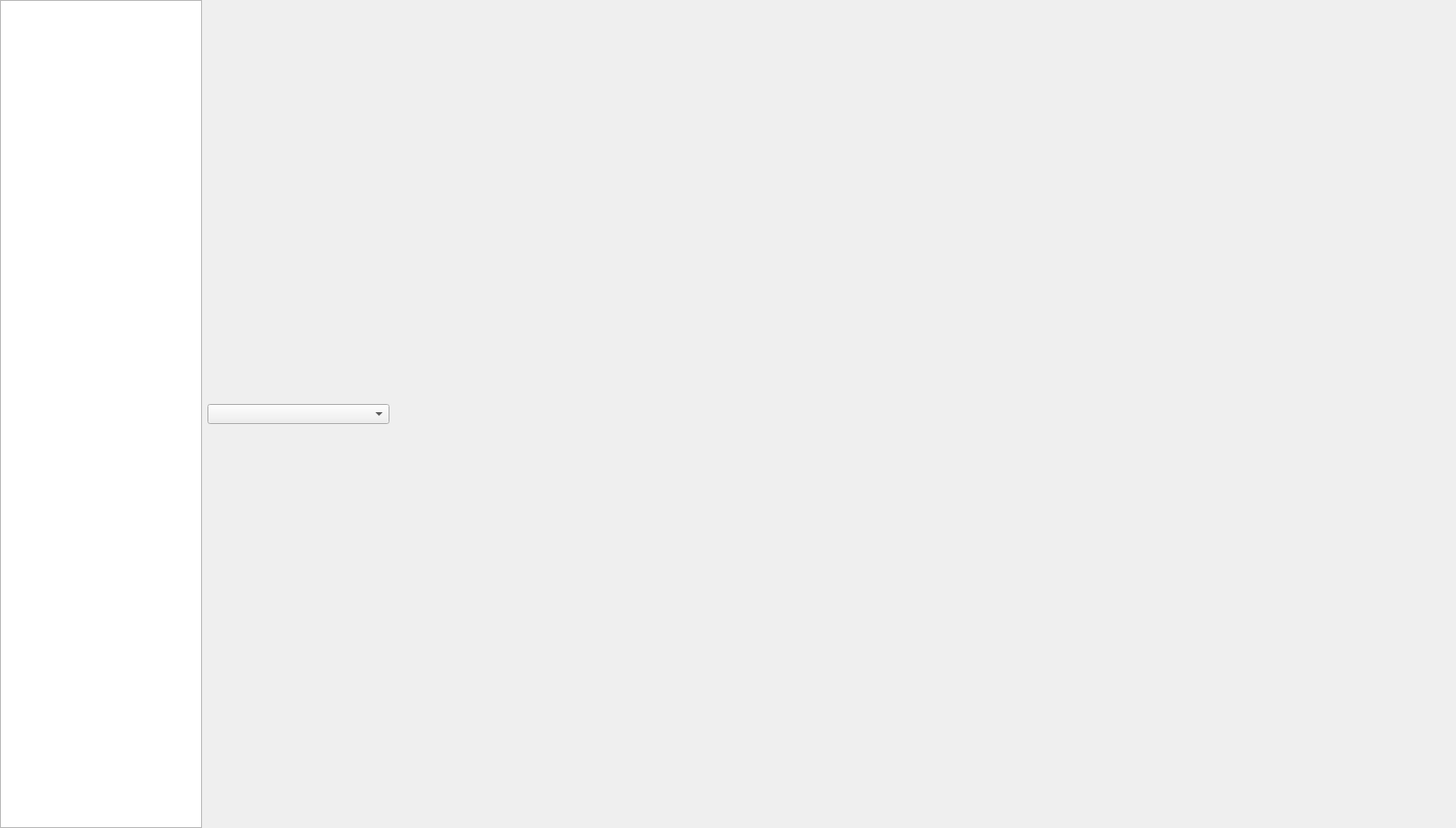
<?xml version="1.0" encoding="UTF-8"?>
<ui version="4.0">
 <class>SystemMonitor4424</class>
 <widget class="QWidget" name="SystemMonitor4424">
  <property name="geometry">
   <rect>
    <x>0</x>
    <y>0</y>
    <width>1600</width>
    <height>910</height>
   </rect>
  </property>
  <property name="windowTitle">
   <string>Form</string>
  </property>
  <layout class="QVBoxLayout" name="verticalLayout">
   <property name="leftMargin">
    <number>0</number>
   </property>
   <property name="topMargin">
    <number>0</number>
   </property>
   <property name="rightMargin">
    <number>0</number>
   </property>
   <property name="bottomMargin">
    <number>0</number>
   </property>
   <item>
    <layout class="QHBoxLayout" name="horizontalLayout">
     <item>
      <widget class="QListWidget" name="deviceList">
       <property name="maximumSize">
        <size>
         <width>222</width>
         <height>16777215</height>
        </size>
       </property>
      </widget>
     </item>
     <item>
      <widget class="QComboBox" name="comboBox">
       <property name="minimumSize">
        <size>
         <width>200</width>
         <height>0</height>
        </size>
       </property>
      </widget>
     </item>
     <item>
      <widget class="QStackedWidget" name="deviceStackWidget"/>
     </item>
    </layout>
   </item>
  </layout>
 </widget>
 <resources/>
 <connections/>
</ui>
